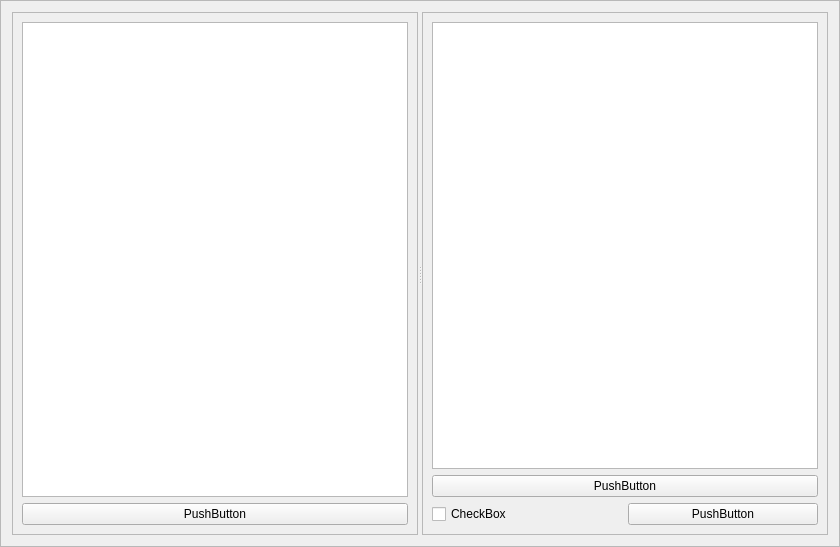
<?xml version="1.0" encoding="UTF-8"?>
<ui version="4.0">
 <class>Frame</class>
 <widget class="QFrame" name="Frame">
  <property name="geometry">
   <rect>
    <x>0</x>
    <y>0</y>
    <width>840</width>
    <height>547</height>
   </rect>
  </property>
  <property name="windowTitle">
   <string>Frame</string>
  </property>
  <property name="frameShape">
   <enum>QFrame::StyledPanel</enum>
  </property>
  <property name="frameShadow">
   <enum>QFrame::Raised</enum>
  </property>
  <layout class="QVBoxLayout" name="verticalLayout_2">
   <item>
    <widget class="QSplitter" name="splitter">
     <property name="orientation">
      <enum>Qt::Horizontal</enum>
     </property>
     <widget class="QFrame" name="source_frame">
      <property name="frameShape">
       <enum>QFrame::StyledPanel</enum>
      </property>
      <property name="frameShadow">
       <enum>QFrame::Raised</enum>
      </property>
      <layout class="QVBoxLayout" name="verticalLayout">
       <item>
        <widget class="QTreeView" name="source_treeview"/>
       </item>
       <item>
        <widget class="QPushButton" name="add_button">
         <property name="text">
          <string>PushButton</string>
         </property>
        </widget>
       </item>
      </layout>
     </widget>
     <widget class="QFrame" name="values_frame">
      <property name="frameShape">
       <enum>QFrame::StyledPanel</enum>
      </property>
      <property name="frameShadow">
       <enum>QFrame::Raised</enum>
      </property>
      <layout class="QGridLayout" name="gridLayout">
       <item row="1" column="1" colspan="2">
        <widget class="QPushButton" name="remove_button">
         <property name="text">
          <string>PushButton</string>
         </property>
        </widget>
       </item>
       <item row="0" column="1" colspan="2">
        <widget class="QListView" name="values_list"/>
       </item>
       <item row="2" column="2">
        <widget class="QPushButton" name="finish_button">
         <property name="text">
          <string>PushButton</string>
         </property>
        </widget>
       </item>
       <item row="2" column="1">
        <widget class="QCheckBox" name="list_toggle">
         <property name="text">
          <string>CheckBox</string>
         </property>
        </widget>
       </item>
      </layout>
     </widget>
    </widget>
   </item>
  </layout>
 </widget>
 <resources/>
 <connections/>
</ui>
